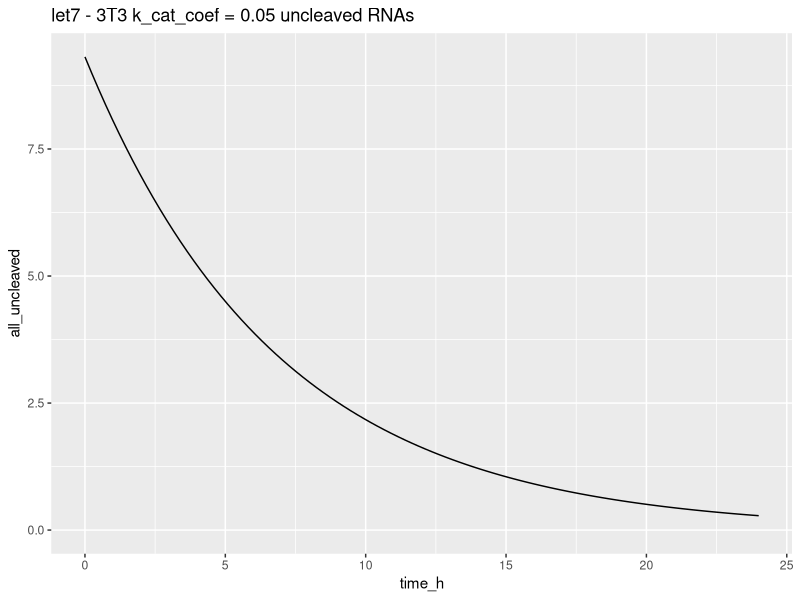
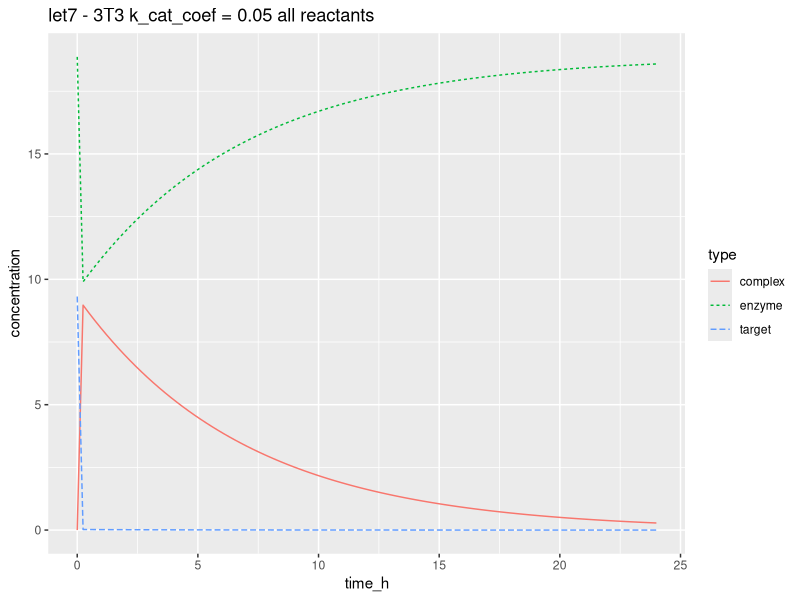
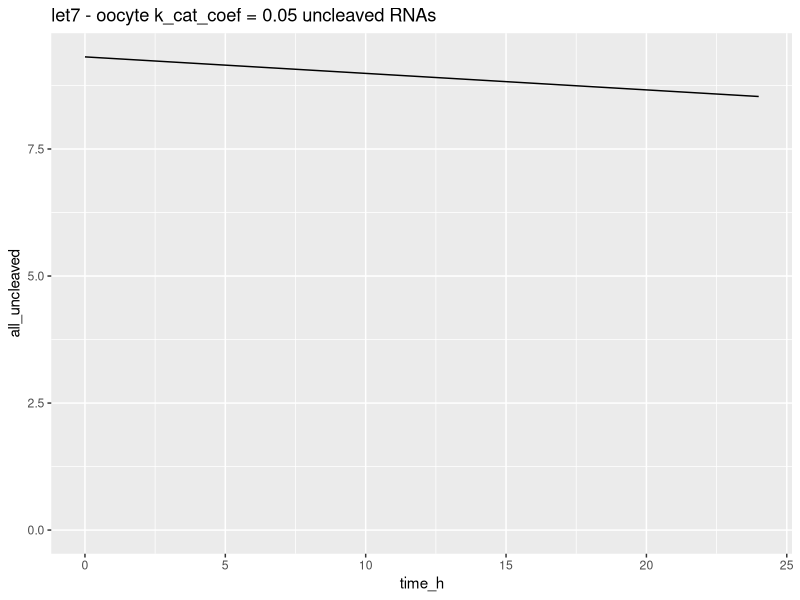
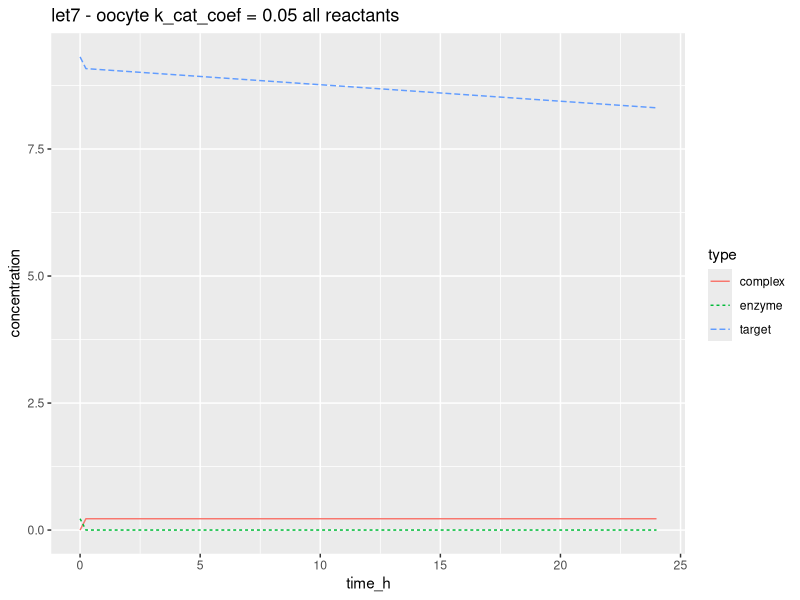
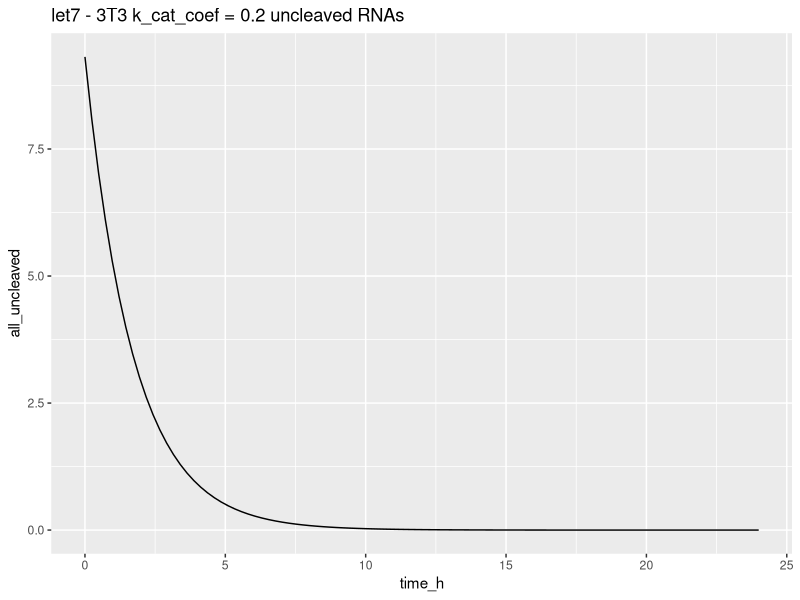
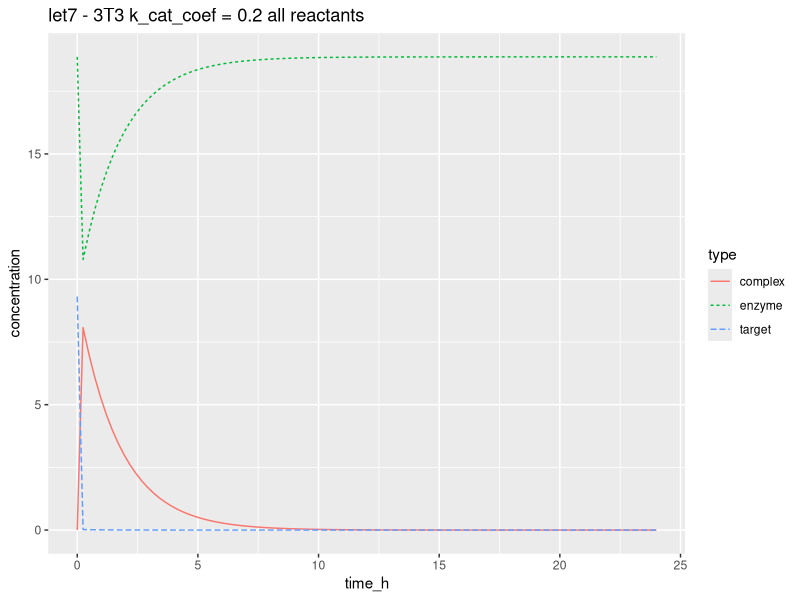
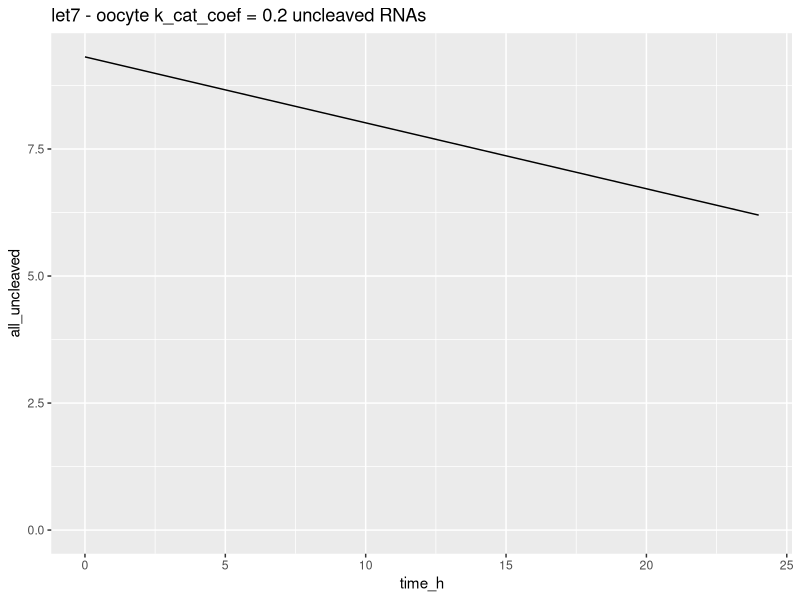
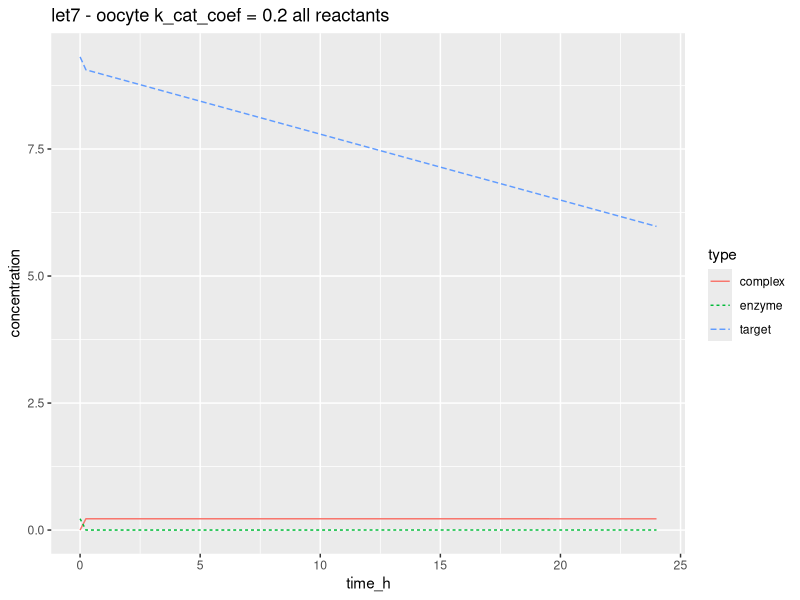

These charts were generated, in order, by the following R code:
## ---- chunk 1
library(deSolve)
library(tidyverse)
library(cowplot)
## ---- chunk 2
#mole_unit <- 6.022e20 #Mili mole
# mole_unit_from_nano_mole <- 1e-6
# mole_unit_from_mole <- 1e3


#Using litre as volume unit! (since constants are in moles per litre)
mole_unit <- 6.022e14 #nano mole
mole_unit_from_nano_mole <- 1
mole_unit_from_mole <- 1e9
time_unit_from_sec <- 1/3600 #Use hour instead of seconds

K_M_siRNA <- 0.1 * mole_unit_from_nano_mole
k_on_siRNA <- 3.6e7 / (mole_unit_from_mole * time_unit_from_sec)
k_off_siRNA <- 7.7e-4 / time_unit_from_sec
k_cat_siRNA <- 8.1e-4 / time_unit_from_sec

k_on_miRNA <- 0.2e8 / (mole_unit_from_mole * time_unit_from_sec)
k_off_miRNA <- 0.051e-2 / time_unit_from_sec


volume_3T3 <- 4.4e-12
volume_oocyte <- 260e-12

total_RNA_ESC <- 158000 #Bosson 2014
total_RNA_ESC <- 750000 #Bosson 2014 Fig S1
total_RNA_3T3 <- 1e6 #5e5 - 1e6
total_RNA_oocyte <- 25e6

let7_3T3 <- 5e4 / mole_unit
let7_oocyte <- 3.5e4 / mole_unit

let7_targets_MSC <- (1380+2884+20414) / mole_unit #8-mer, 7-mer and 6-mers respectively from Bosson 2014
let7_targets_3T3 <-  let7_targets_MSC
let7_targets_oocyte <- let7_targets_3T3 * (volume_oocyte / volume_3T3)

times <- seq(0,24*60*60 * time_unit_from_sec, length.out = 100)


one_step_degradation <- function(t, state, parameters) {
  with(as.list(c(state, parameters)), {
    d_target <- -k_on * enzyme * target + k_off * complex 
    d_enzyme <- -k_on * enzyme * target + k_off * complex + k_cat * complex
    d_complex <- k_on * enzyme * target - k_off * complex - k_cat * complex
    list(c(d_target, d_enzyme, d_complex))
  })
}

plot_ode_result <- function(out, title) {
  out_tidy <- out %>% as.data.frame() %>% 
    gather(type, concentration, -time) %>%
    mutate(time_h = time / (3600 * time_unit_from_sec)) 
    
  
  uncleaved_plot <- out_tidy %>% 
    filter(type != "enzyme") %>%
    group_by(time_h) %>%
    summarise(all_uncleaved = sum(concentration)) %>%
    (function(data) { 
      ggplot(data,aes(x = time_h, y = all_uncleaved)) + geom_line() +
        ggtitle(paste0(title," uncleaved RNAs"))  +
        ylim(-1e-5, max(data$all_uncleaved)) 
    })

  print(uncleaved_plot)
  
  auxiliary_plot <- 
    ggplot(out_tidy, aes(x = time_h, y = concentration, color = type, linetype = type)) + geom_line() +
    ggtitle(paste0(title," all reactants") ) + 
    ylim(-1e-5, max(out_tidy$concentration))


  print(auxiliary_plot)
}

## ---- chunk 3
for(k_cat_coef in c(0.05,0.2,0.3)) {
  k_cat_let7_one_step <- k_cat_coef * k_cat_siRNA
  params_let7_one_step <- c(k_cat = k_cat_let7_one_step, k_on = k_on_miRNA, k_off = k_off_miRNA)
  
  state <- c(target = let7_targets_3T3 / volume_3T3, enzyme = let7_3T3 / volume_3T3, complex = 0)
  
  out_let7_one_step_3T3 <- ode(y = state, times = times, func = one_step_degradation, parms = params_let7_one_step)
  
  plot_ode_result(out_let7_one_step_3T3, paste0("let7 - 3T3 k_cat_coef = ", k_cat_coef))
  
  
  state <- c(target = let7_targets_oocyte / volume_oocyte, enzyme = let7_oocyte / volume_oocyte, complex = 0)
  
  out_let7_one_step_oo <- ode(y = state, times = times, func = one_step_degradation, parms = params_let7_one_step)
  
  plot_ode_result(out_let7_one_step_oo, paste0("let7 - oocyte k_cat_coef = ", k_cat_coef))
}
## ---- chunk 4

hypothetical_siRNA_oocyte <- let7_oocyte
hypothetical_siRNA_targets_oocyte <- let7_targets_oocyte

params_siRNA <- c(k_cat = k_cat_siRNA, k_on = k_on_siRNA, k_off = k_off_siRNA)


state <- c(target = hypothetical_siRNA_targets_oocyte / volume_oocyte, enzyme = hypothetical_siRNA_oocyte / volume_oocyte, complex = 0)

out_siRNA <- ode(y = state, times = times, func = one_step_degradation, parms = params_siRNA)
plot_ode_result(out_siRNA,paste0("Hypothethical siRNA, oocyte"))
  
## ---- chunk 5
k_cat_let7_two_step <- 0.2 * k_cat_siRNA
k_intermediate_let7 <- 1 * k_cat_siRNA


two_step_degradation <- function(t, state, parameters) {
  with(as.list(c(state, parameters)), {
    d_target <- -k_on * enzyme * target + k_off * complex 
    d_enzyme <- -k_on * enzyme * target + k_off * complex + k_cat * intermediate
    d_complex <- k_on * enzyme * target - k_off * complex - k_intermediate * complex
    d_intermediate <- k_intermediate * complex - k_cat * intermediate
    list(c(d_target, d_enzyme, d_complex, d_intermediate))
  })
}

params_let7 <- c(k_on = k_on_miRNA, k_off = k_off_miRNA, k_cat = k_cat_let7_two_step, k_intermediate = k_intermediate_let7)

state_3T3 <- c(target = let7_targets_oocyte / volume_3T3, enzyme = let7_3T3 / volume_3T3, complex = 0, intermediate = 0)

out_let7 <- ode(y = state_3T3, times = times, func = two_step_degradation, parms = params_let7)



plot_ode_result(out_let7, "3T3")

state_oo <- c(target = let7_targets_oocyte / volume_oocyte, enzyme = let7_oocyte / volume_oocyte, complex = 0, intermediate = 0)

out_let7_oo <- ode(y = state_oo, times = times, func = two_step_degradation, parms = params_let7)

plot_ode_result(out_let7_oo, "Oocyte")
